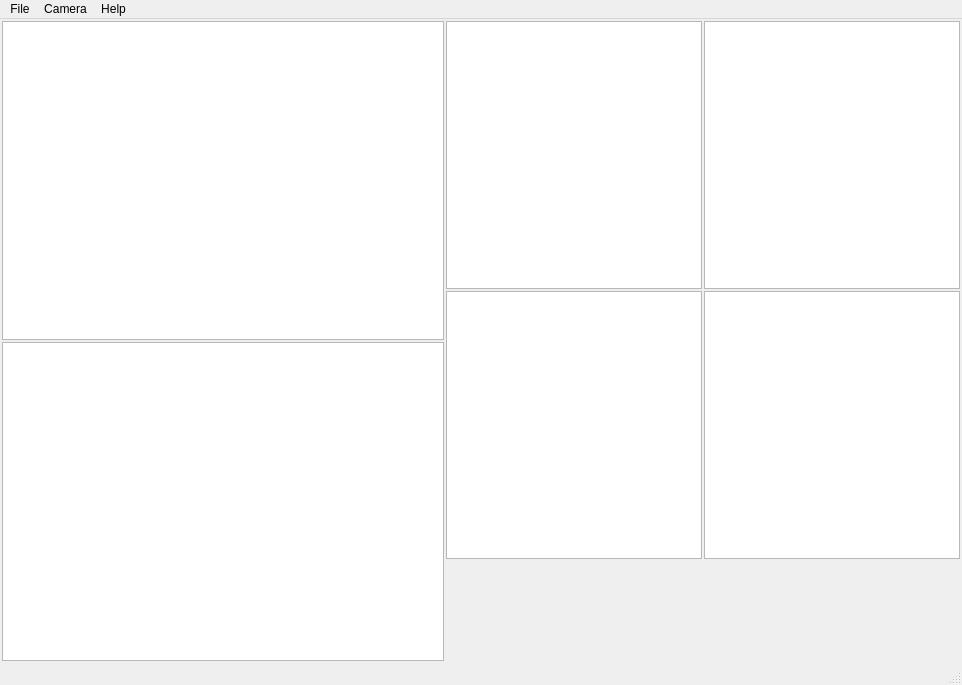
<?xml version="1.0" encoding="UTF-8"?>
<ui version="4.0">
 <class>MainWindow</class>
 <widget class="QMainWindow" name="MainWindow">
  <property name="geometry">
   <rect>
    <x>0</x>
    <y>0</y>
    <width>962</width>
    <height>685</height>
   </rect>
  </property>
  <property name="windowTitle">
   <string>MainWindow</string>
  </property>
  <property name="unifiedTitleAndToolBarOnMac">
   <bool>true</bool>
  </property>
  <widget class="QWidget" name="centralwidget">
   <layout class="QHBoxLayout" name="horizontalLayout_4">
    <property name="spacing">
     <number>2</number>
    </property>
    <property name="leftMargin">
     <number>2</number>
    </property>
    <property name="topMargin">
     <number>2</number>
    </property>
    <property name="rightMargin">
     <number>2</number>
    </property>
    <property name="bottomMargin">
     <number>2</number>
    </property>
    <item>
     <layout class="QVBoxLayout" name="verticalLayout">
      <property name="spacing">
       <number>2</number>
      </property>
      <item>
       <widget class="CameraPlotWidget" name="cameraPlot">
        <property name="minimumSize">
         <size>
          <width>400</width>
          <height>300</height>
         </size>
        </property>
       </widget>
      </item>
      <item>
       <widget class="CentroidScatterPlotWidget" name="scatterPlot">
        <property name="minimumSize">
         <size>
          <width>400</width>
          <height>300</height>
         </size>
        </property>
       </widget>
      </item>
     </layout>
    </item>
    <item>
     <layout class="QVBoxLayout" name="verticalLayout_2">
      <property name="spacing">
       <number>2</number>
      </property>
      <item>
       <layout class="QHBoxLayout" name="horizontalLayout_2">
        <property name="spacing">
         <number>2</number>
        </property>
        <item>
         <widget class="Centroid1dPlotWidget" name="centroidXPlot">
          <property name="minimumSize">
           <size>
            <width>250</width>
            <height>200</height>
           </size>
          </property>
         </widget>
        </item>
        <item>
         <widget class="Centroid1dPlotWidget" name="centroidYPlot">
          <property name="minimumSize">
           <size>
            <width>250</width>
            <height>200</height>
           </size>
          </property>
         </widget>
        </item>
       </layout>
      </item>
      <item>
       <layout class="QHBoxLayout" name="horizontalLayout">
        <property name="spacing">
         <number>2</number>
        </property>
        <item>
         <widget class="PsdWaterfallPlotWidget" name="psdXPlot">
          <property name="minimumSize">
           <size>
            <width>250</width>
            <height>200</height>
           </size>
          </property>
         </widget>
        </item>
        <item>
         <widget class="PsdWaterfallPlotWidget" name="psdYPlot">
          <property name="minimumSize">
           <size>
            <width>250</width>
            <height>200</height>
           </size>
          </property>
         </widget>
        </item>
       </layout>
      </item>
      <item>
       <layout class="QHBoxLayout" name="horizontalLayout_3">
        <property name="spacing">
         <number>2</number>
        </property>
        <item>
         <widget class="CameraControlWidget" name="cameraControl" native="true">
          <property name="minimumSize">
           <size>
            <width>0</width>
            <height>0</height>
           </size>
          </property>
          <property name="styleSheet">
           <string notr="true"/>
          </property>
         </widget>
        </item>
        <item>
         <widget class="CameraDataWidget" name="cameraData" native="true">
          <property name="minimumSize">
           <size>
            <width>100</width>
            <height>100</height>
           </size>
          </property>
          <property name="styleSheet">
           <string notr="true"/>
          </property>
         </widget>
        </item>
       </layout>
      </item>
     </layout>
    </item>
   </layout>
  </widget>
  <widget class="QMenuBar" name="menubar">
   <property name="geometry">
    <rect>
     <x>0</x>
     <y>0</y>
     <width>962</width>
     <height>22</height>
    </rect>
   </property>
   <widget class="QMenu" name="menuFile">
    <property name="title">
     <string>File</string>
    </property>
    <addaction name="actionExit"/>
   </widget>
   <widget class="QMenu" name="menuHelp">
    <property name="title">
     <string>Help</string>
    </property>
    <addaction name="actionAbout"/>
   </widget>
   <widget class="QMenu" name="menuCamera">
    <property name="title">
     <string>Camera</string>
    </property>
   </widget>
   <addaction name="menuFile"/>
   <addaction name="menuCamera"/>
   <addaction name="menuHelp"/>
  </widget>
  <widget class="QStatusBar" name="statusbar"/>
  <action name="actionExit">
   <property name="text">
    <string>Exit</string>
   </property>
   <property name="toolTip">
    <string>Exit the Program</string>
   </property>
   <property name="shortcut">
    <string>Meta+Q</string>
   </property>
  </action>
  <action name="actionAbout">
   <property name="text">
    <string>About</string>
   </property>
  </action>
  <action name="actionDummy">
   <property name="text">
    <string>Dummy</string>
   </property>
  </action>
 </widget>
 <customwidgets>
  <customwidget>
   <class>CameraControlWidget</class>
   <extends>QWidget</extends>
   <header>spot_motion_monitor.views.camera_control_widget</header>
   <container>1</container>
  </customwidget>
  <customwidget>
   <class>CameraPlotWidget</class>
   <extends>QGraphicsView</extends>
   <header>spot_motion_monitor.views.camera_plot_widget</header>
  </customwidget>
  <customwidget>
   <class>CameraDataWidget</class>
   <extends>QWidget</extends>
   <header>spot_motion_monitor.views.camera_data_widget</header>
   <container>1</container>
  </customwidget>
  <customwidget>
   <class>Centroid1dPlotWidget</class>
   <extends>QGraphicsView</extends>
   <header>spot_motion_monitor.views.centroid_1d_plot_widget</header>
  </customwidget>
  <customwidget>
   <class>CentroidScatterPlotWidget</class>
   <extends>QGraphicsView</extends>
   <header>spot_motion_monitor.views.centroid_scatter_plot_widget</header>
  </customwidget>
  <customwidget>
   <class>PsdWaterfallPlotWidget</class>
   <extends>QGraphicsView</extends>
   <header>spot_motion_monitor.views.psd_waterfall_plot_widget</header>
  </customwidget>
 </customwidgets>
 <resources/>
 <connections/>
</ui>
